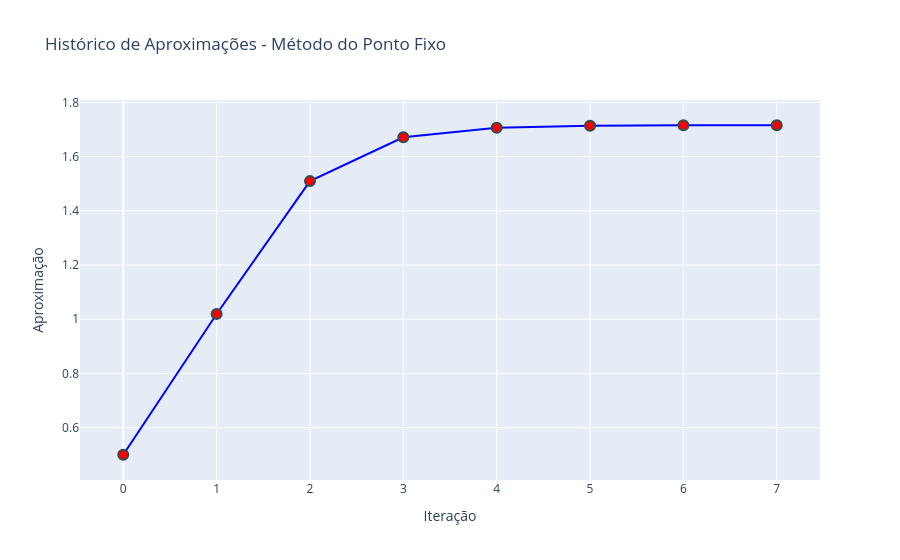

Notebook code for this chart:
### Code cell
fpi_plot_history(history)

### Figure 1 — Plotly figure (JSON) as saved in the notebook; plotly's stock layout.template omitted (floating-point values rounded to 4 significant figures)
{"data": [{"hovertemplate": "Iteração=%{x}<br>Aproximação=%{y}<extra></extra>", "legendgroup": "", "line": {"color": "blue", "dash": "solid", "width": 2}, "marker": {"color": "red", "line": {"color": "DarkSlateGrey", "width": 2}, "size": 10, "symbol": "circle"}, "mode": "lines+markers", "name": "", "orientation": "v", "showlegend": false, "type": "scatter", "x": [0, 1, 2, 3, 4, 5, 6, 7], "xaxis": "x", "y": [0.5, 1.019, 1.509, 1.671, 1.707, 1.714, 1.715, 1.716], "yaxis": "y"}], "layout": {"legend": {"tracegroupgap": 0}, "title": {"text": "Histórico de Aproximações - Método do Ponto Fixo"}, "xaxis": {"anchor": "y", "domain": [0, 1], "title": {"text": "Iteração"}}, "yaxis": {"anchor": "x", "domain": [0, 1], "title": {"text": "Aproximação"}}}}
